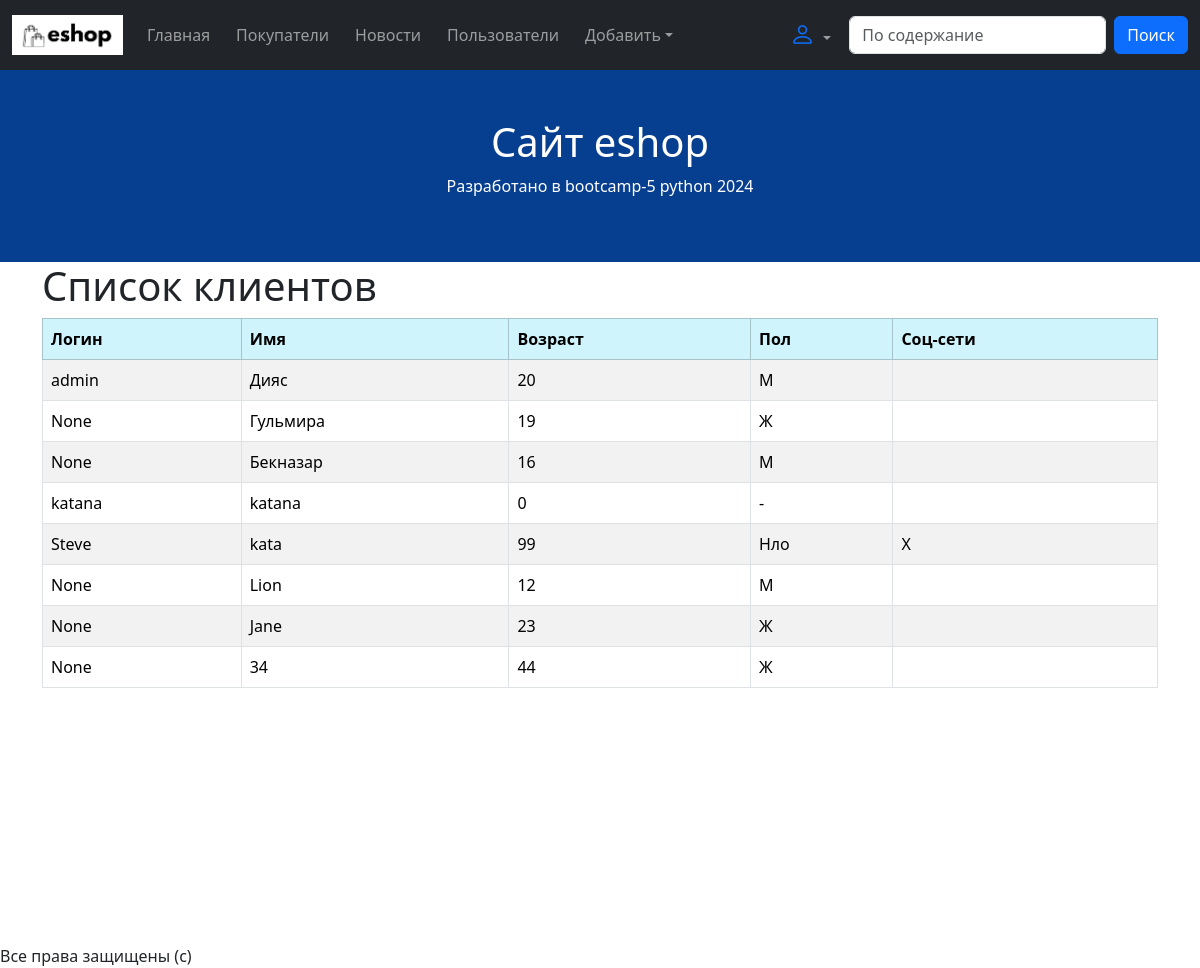
Page /costumers/ on the committed database.
### costumerapp/models.py (models this page shows)
class Costumer(models.Model):
    name = models.CharField(max_length=100)
    age = models.IntegerField()
    gender = models.CharField(max_length=50)
    user = models.OneToOneField(
        to=User,
        on_delete=models.SET_NULL,
        null=True, blank=True
    )
    profile = models.OneToOneField(
        to=Profile,
        on_delete=models.SET_NULL,
        null=True, blank=True
    )
    def __str__(self):
        return self.name

class Profile(models.Model):
    bio = models.TextField()
    social_link = models.CharField(max_length=50)
    phone_number = models.IntegerField()
    user = models.OneToOneField(
        to=User,
        on_delete=models.SET_NULL,
        null=True, blank=True
    )
    photo = models.ImageField(
        verbose_name='photo',
        upload_to="profiles/",
        null=True, blank=True
    )

### costumerapp/views.py (the view)
# urls.py: path('costumers/', costumer_view, name="costumer-view"),
def costumer_view(request):
    costumer_list = Costumer.objects.all()
    context = {"costumer_list": costumer_list}
    return render(request, 'costumers.html', context)

### costumerapp/templates/costumers.html
{% extends 'base.html' %}
{% block content %}
<h1>Список клиентов</h1>
<table class="table table-striped table-bordered table-hover">
    <thead>
        <tr class="table-info">
            <th>Логин</th>
            <th>Имя</th>
            <th>Возраст</th>
            <th>Пол</th>
            <th>Соц-сети</th>
        </tr>
    </thead>
    <tbody>
        {% for costumer in costumer_list %}
            <tr>
                <td>{{ costumer.user }}</td>
                <td>{{ costumer }}</td>
                <td>{{ costumer.age }}</td>
                <td>{{ costumer.gender }}</td>
                <td>{{ costumer.profile.social_link }}</td>
            </tr>
        {% endfor %}
    </tbody>
</table>
{% endblock %}

### rows in the picture
Costumer: user "admin", name "Дияс", age "20", gender "М"
Costumer: user "None", name "Гульмира", age "19", gender "Ж"
Costumer: user "None", name "Бекназар", age "16", gender "М"
Costumer: user "katana", name "katana", age "0", gender "-"
Costumer: user "Steve", name "kata", age "99", gender "Нло", profile.social_link "X"
Costumer: user "None", name "Lion", age "12", gender "M"
Costumer: user "None", name "Jane", age "23", gender "Ж"
Costumer: user "None", name "34", age "44", gender "Ж"
